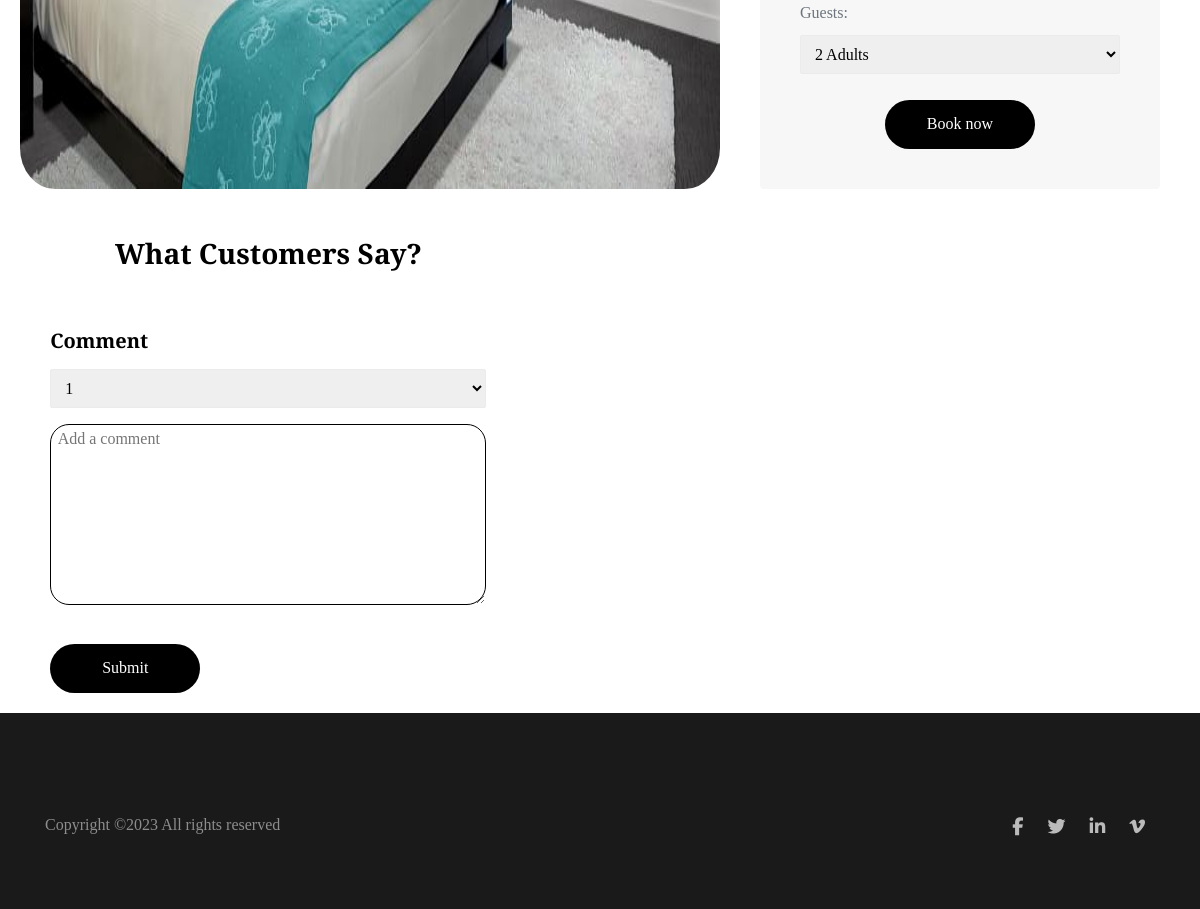
Page /room/2 (signed in, lower part) on the earlier database version.
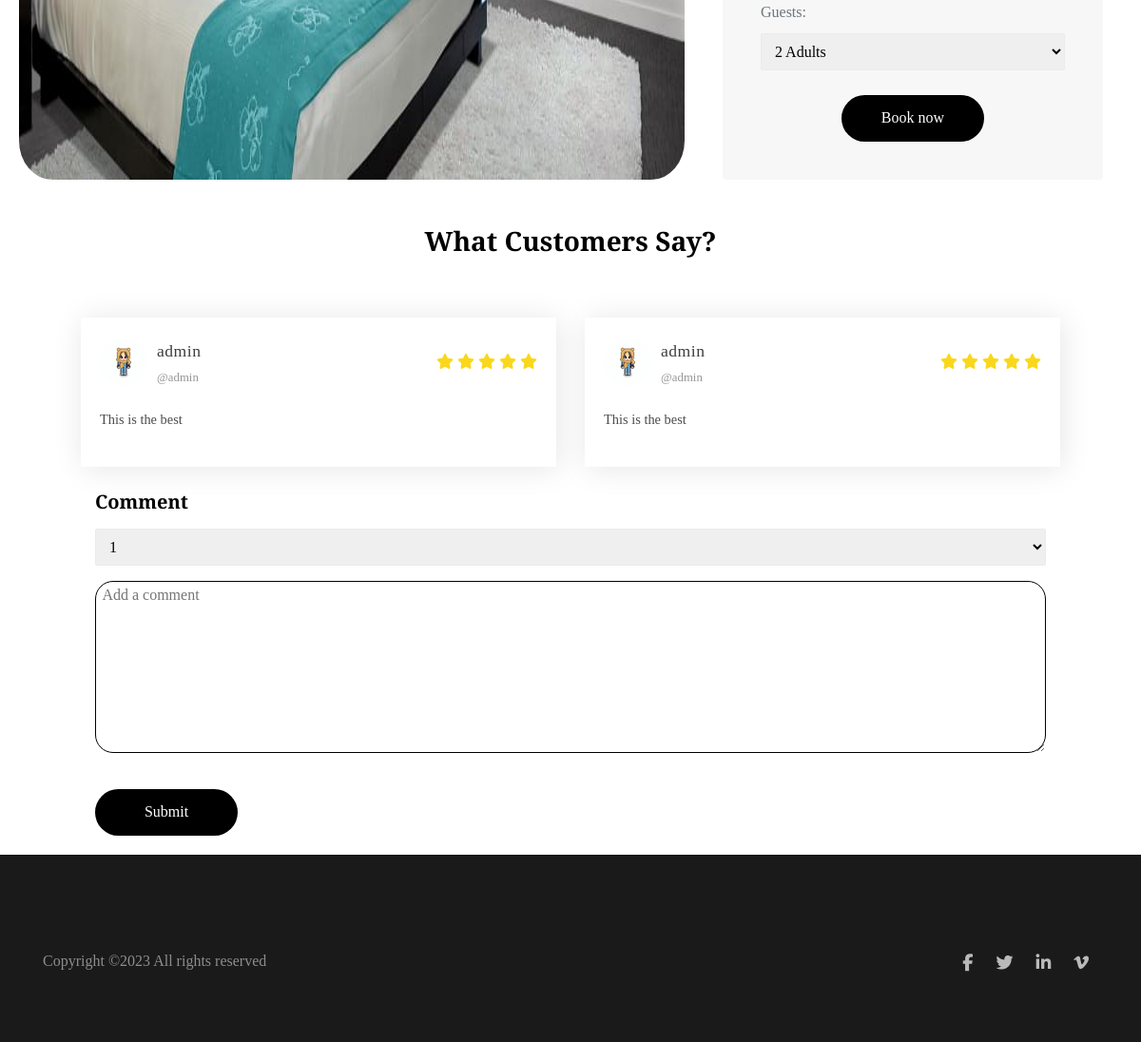
Same page on the later database version.
### model.py (models this page shows)
class Room(Base):
    __tablename__ = 'rooms'
    id = Column(Integer, primary_key=True)
    room_number = Column(String(50), nullable=False)
    price = Column(Float, nullable=False)
    floor = Column(String(10), nullable=False)
    capacity = Column(Integer, nullable=False, default=1)
    image = Column(String(50), nullable=False)
    description = Column(String(1000), nullable=False)
    available = Column(Integer, nullable=False, default=1) # 0 = not available, 1 = available
    average_rating = Column(Float, nullable=False, default=0)

class Review(Base):
    __tablename__ = 'reviews'
    id = Column(Integer, primary_key=True)
    user_id = Column(Integer, ForeignKey('users.id'), nullable=False)
    room_id = Column(Integer, ForeignKey('rooms.id'), nullable=False)
    comment = Column(String(1000), nullable=False)
    rating = Column(Integer, nullable=False) # 1-5
    show = Column(Integer, nullable=False, default=0) # 0 = hidden, 1 = visible
    room = relationship('Room', backref='reviews')

### user_route.py (the view)
@user_route.route('/room/<int:room_id>', methods=['GET'])
def room(room_id):
    with app.app_context():
        if not session.get('logged_in'):
            return redirect(url_for('authenticate_route.login'))
        else:
            room = get_room_by_id(room_id)
            reviews = get_reviews_by_room_id(room_id)
            message = request.args.get('message')
            error = request.args.get('error')
            return render_template('user_room.html', room=room, reviews=reviews, message=message, error=error)

### controller.py (called while the page is built)
def get_room_by_id(room_id):
    session = DBSession()
    room = session.query(Room).get(room_id)
    session.close()
    return room

def get_reviews_by_room_id(room_id):
    session = DBSession()
    reviews = session.query(Review).filter_by(room_id=room_id).all()
    review_with_name = []
    for review in reviews:
        user = session.query(User).get(review.user_id)
        review.name = user.username if user.friendly_name == "" else user.friendly_name
        review_with_name.append(review)
    session.close()
    return review_with_name

### templates/user_room.html (shortened to what this page needs)
{% extends "base.html" %}
{% block header %}
<link rel="stylesheet" href="{{ url_for('static', filename='css/login_room_style.css') }}">
{% endblock %}
{% block body %}
<div class="container-fluid px-md-0 mt-5 pt-5">
  <div class="row no-gutters align-items-stretch">
    <div class="col-md-7 img-wrap">
      <img class="user-room" src="{{ url_for('static', filename='images/' + room.image) }}" alt="room image" width="100%" height="100%">
    </div>
    <div class="col-md-4 content-wrap">
        <div class="" width="100%">
          <div class="booking-form mt-3">
            <form action="{{ url_for('user_route.reserve', room_id=room.id) }}" method="POST">
              <div class="select-option">
                  <label for="guest">Guests:</label>
                  <select id="guest" class="opts mb-3">
                      <option value="">2 Adults</option>
                  </select>
              </div>
              <div class="row justify-content-center">
                {% if room.available == true %}
                  <button type="submit" class="btn-book" onclick="{{ url_for('user_route.reserve', room_id=room.id) }}">Book now</button>
                {% else %}
                  <div class="not-avail"><p class="font-weight-bold">Not available</p></div>
                {% endif %}
              </div>
            </form>
          </div>
        </div>
    </div>
      <div class=" review-section">
        <div class="testimonial-box-container">
          <h3 class="font-weight-bold mt-5 mb-5">What Customers Say?</h3>
          {% for review in reviews %}
              <div class="testimonial-box">
                     <div class="box-top">
                         <div class="profile">
                             <div class="profile-img">
                                 <img src="{{ url_for('static', filename='images/guest-avatar.jpg') }}" alt="avatar"/>
                             </div>
                             <div class="name-user">
                                 <strong>{{ review.name }}</strong>
                                 <span>@{{ review.name }}</span>
                             </div>
                         </div>
                         <div class="reviews">
                           {% if review.rating == 1 %}
                             <i class="fas fa-star"></i>
                             <i class="far fa-star"></i>
                             <i class="far fa-star"></i>
                             <i class="far fa-star"></i>
                             <i class="far fa-star"></i>
                           {% elif review.rating == 2 %}
                             <i class="fas fa-star"></i>
                             <i class="fas fa-star"></i>
                             <i class="far fa-star"></i>
                             <i class="far fa-star"></i>
                             <i class="far fa-star"></i>
                           {% elif  review.rating == 3 %}
                             <i class="fas fa-star"></i>
                             <i class="fas fa-star"></i>
                             <i class="fas fa-star"></i>
                             <i class="far fa-star"></i>
                             <i class="far fa-star"></i>
                           {% elif  review.rating == 4 %}
                             <i class="fas fa-star"></i>
                             <i class="fas fa-star"></i>
                             <i class="fas fa-star"></i>
                             <i class="far fa-star"></i>
                             <i class="far fa-star"></i>
                           {% else %}
                             <i class="fas fa-star"></i>
                             <i class="fas fa-star"></i>
                             <i class="fas fa-star"></i>
                             <i class="fas fa-star"></i>
                             <i class="fas fa-star"></i>
                           {% endif %}
                         </div>
                     </div>
                     <div class="client-comment">
                         <p>{{ review.comment }}</p>
                     </div>
              </div>
          {% endfor %}
          <div class="give-fb">
            <form action="{{ url_for('user_route.add_review_route', room_id=room.id) }}" method="POST">
                <div class="form-group">
                    <label for="rating"><h5 class="font-weight-bold">Comment</h5></label>
                    <select name="rating" class="opts">
                        <option value="1">1</option>
                    </select>
                </div>
                <div>
                    <textarea name="comment"  class="comment-field" rows="8" required placeholder="Add a comment"></textarea> <br>
                </div>
                <button type="submit" class="btn-book mt-0" data-toggle="modal" data-target="#exampleModal">Submit  </button>
            </form>
          </div>
        </div>
      </div>
    </div>
</div>
{% endblock %}
{% block footer %}
<footer class="section footer-section">
  <div class="container">
    <div class="row pt-5">
      <p class="col-md-6 text-left">
        Copyright &copy;<script>document.write(new Date().getFullYear());</script> All rights reserved
      </p>
      <p class="col-md-6 text-right social">
        <a href="#"></a>
        <a href="#"><span class="fa fa-facebook"></span></a>
        <a href="#"><span class="fa fa-twitter"></span></a>
        <a href="#"><span class="fa fa-linkedin"></span></a>
        <a href="#"><span class="fa fa-vimeo"></span></a>
      </p>
    </div>
  </div>
</footer>
{% endblock %}

### templates/base.html (shortened to what this page needs)
<!DOCTYPE html>
<html>
<head>
  <link rel="stylesheet" href="{{ url_for('static', filename='css/defaul_style.css') }}">
  <link rel="stylesheet" href="https://stackpath.bootstrapcdn.com/bootstrap/4.3.1/css/bootstrap.min.css">
  <link rel="stylesheet" href="{{ url_for('static', filename='css/bootstrap.min.css') }}">
  <link rel="stylesheet" href="{{ url_for('static', filename='css/animate.css') }}">
  <link rel="stylesheet" href="{{ url_for('static', filename='css/owl.carousel.min.css') }}">
  <link rel="stylesheet" href="{{ url_for('static', filename='css/aos.css') }}">
  <link rel="stylesheet" href="{{ url_for('static', filename='css/bootstrap-datepicker.css') }}">
  <link rel="stylesheet" href="{{ url_for('static', filename='css/jquery.timepicker.css') }}">
  <link rel="stylesheet" href="{{ url_for('static', filename='css/fancybox.min.css') }}">
  <link rel="stylesheet" href="{{ url_for('static', filename='fonts/ionicons/css/ionicons.min.css') }}">
  <link rel="stylesheet" href="{{ url_for('static', filename='fonts/fontawesome/css/font-awesome.min.css') }}">
  <link rel="stylesheet" href="{{ url_for('static', filename='css/style.css') }}">
</head>
<body>
  {% if session.get('logged_in') %}
  {% block header %}  {% endblock %}
  {% block body %}{% endblock %}
  {% block footer %}  {% endblock %}
{% endif %}
</body>
</html>

### static/css/style.css (style rules this page uses)
body { background: #fff; font-family: "Roboto", arial, sans-serif; font-weight: 200; font-size: 16px; line-height: 1.8; color: #6c757d; position: relative; }
a { -webkit-transition: .3s all ease; -o-transition: .3s all ease; transition: .3s all ease; text-decoration: none; }
h1, h2, h3, h4, h5 { color: #000; font-family: "Playfair Display", times, serif; }
.container-fluid { max-width: 1600px; }
.section { padding: 7em 0; }
.footer-section { background: #1a1a1a; color: #fff; padding-block: 50px; }
.footer-section a { color: rgba(255, 255, 255, 0.7); }
.footer-section p { color: rgba(255, 255, 255, 0.5); }
.footer-section .social a { font-size: 18px; padding: 10px; }

### static/css/login_room_style.css (style rules this page uses)
* { margin: 0; padding: 0; box-sizing: border-box; font-family: 'Playfair Display', times, serif; }
.img-wrap, .content-wrap { margin: 0 20px 0 20px; }
img.user-room { border-radius: 5%; }
.booking-form { background: #f7f7f7; padding: 27px 40px 30px 40px; border-radius: 4px; }
.btn-book { border: none; outline: none; width: 150px; background-color: black; height: 49px; border-radius: 49px; color: #fff; margin: 10px 0; cursor: pointer; }
.select-option .opts, select.opts { border-radius: 2px; border: 1px solid #ebebeb; height: 39px; line-height: 50px; padding-left: 10px; width: 100%; float: none; }
.testimonial-box-container { display: flex; justify-content: center; align-items: center; flex-wrap: wrap; width: 100%; }
.testimonial-box { width: 500px; box-shadow: 2px 2px 30px rgba(0, 0, 0, 0.1); background-color: #ffffff; padding: 20px; margin: 15px; cursor: pointer; }
.profile-img { width: 50px; height: 50px; border-radius: 50%; overflow: hidden; margin-right: 10px; }
.profile-img img { width: 100%; height: 100%; object-fit: cover; object-position: center; }
.profile { display: flex; align-items: center; }
.name-user { display: flex; flex-direction: column; }
.name-user strong { color: #3d3d3d; font-size: 1.1rem; letter-spacing: 0.5px; }
.name-user span { color: #979797; font-size: 0.8rem; }
.reviews { color: #f9d71c; }
.box-top { display: flex; justify-content: space-between; align-items: center; margin-bottom: 20px; }
.client-comment p { font-size: 0.9rem; color: #4b4b4b; }
.give-fb { width: 85%; margin: auto; padding: 10px; }
.comment-field { width: 100%; background-color: #ffffff; margin: 10px 0; height: 181px; border-radius: 19px; display: grid; grid-template-columns: 15% 85%; padding: 0 0.4rem; position: relative; border: 1px solid black; }
.review-section h3 { width: 85%; text-align: center; }

Differences in the rows shown:
added Review: name "admin", rating 999 (drawn), comment "This is the best"
added Review: name "admin", rating 999 (drawn), comment "This is the best"
